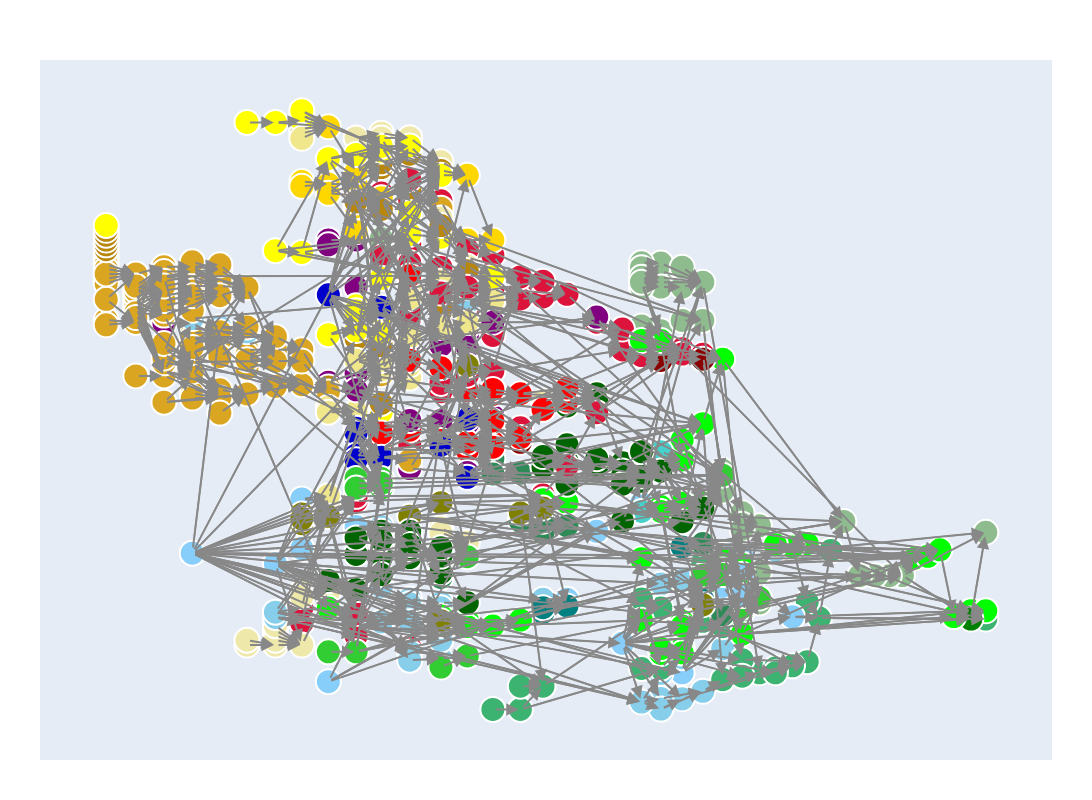

This figure's notebook cell:
### Code cell
# Example 3: Bürgergeld

plot.dag.tt(
    policy_date_str="2025-01-01",
    primary_nodes={"bürgergeld__betrag_m_bg"},
    width=1200,
    height=800,
    show_node_description = True)
